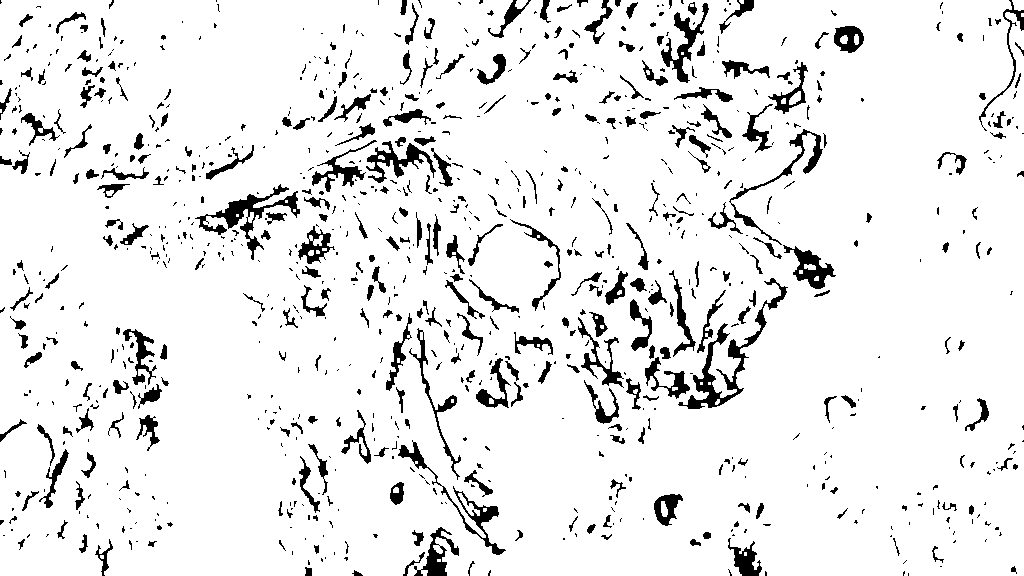
%> input picture sm_mars_RoverData/mars_obstacle_local_height (21).png, 1024 x 576 px; its folder holds 2 pictures in this run
$ octave sm_mars_rover_params.m   (GNU Octave 9; MATLAB toolbox functions it lacks are replaced by stand-ins)
%> lines starting %> are read from the running program, lines starting %| are printed output that depends on the picture; in (x1, y1, x2, y2) boxes, pixels count from 0 and x2, y2 are one past the last pixel; in counts of white or black regions, pixels touching at a corner belong together; the program's own positions count from 1
### sm_mars_RoverData/RoverPathPRM.m
% Replace with the actual filename

% Assumes the variable is named 'map' and is of class binaryOccupancyMap

% Show the

imgb= imread('mars_obstacle_local_height (21).png');
%> imgb is the input picture: size 576x1024 uint8; 91.8% white; 928 black regions (578 under 20 px), largest, box (x1, y1, x2, y2) and area: (678, 278, 788, 409) 1983, (195, 184, 300, 260) 1578, (398, 440, 506, 555) 1161

img=imresize(imgb,0.25);
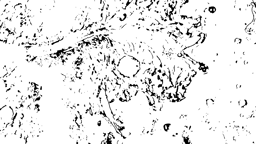
%> img: size 144x256 uint8; min 0, max 255, mean 233.4
grayImg = im2gray(img); % Convert to grayscale

bwImg = imbinarize(grayImg); % Convert to binary map (0s and 1s)
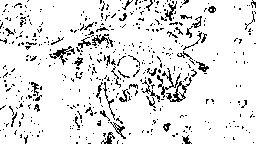
%> bwImg: size 144x256 logical; 90% white; black in thin lines or dots

map = binaryOccupancyMap(~bwImg, 1); % Flip to make white as free space

figure;

show(map);

title('Binary Occupancy Map');

% Robot definition

robot = differentialDriveKinematics("TrackWidth", 1, "VehicleInputs", "VehicleSpeedHeadingRate");

% Inflate map to account for robot size

mapInflated = copy(map);

inflate(mapInflated, robot.TrackWidth/2);

% Create PRM for path planning

prm = robotics.PRM(mapInflated);

prm.NumNodes =5000;

prm.ConnectionDistance = 20;

% Define start and goal locations

startLocation = [50 70]; % Adjust based on your map

endLocation = [225 75]; % Adjust based on your map

% Find the path

path = findpath(prm, startLocation, endLocation);

% Safety check
if isempty(path)
    disp('No path found. Try adjusting NumNodes or ConnectionDistance.');
    return; % Exit before trying to index an empty path
end

row=size(path,1);
% Show PRM and path
show(prm);

% Step 2: Optimize the raw path
options=optimizePathOptions;
options.MinTurningRadius = 2;
options.MaxAngularVelocity=0.01;
options.MaxSolverIteration=5;
optPath = optimizePath(path, mapInflated,options);  % assuming optPath is user-defined
globalPath_x = path(:, 1);  % First column is X
globalPath_y = path(:, 2);  % Second column is Y
show(map);
hold on;
plot(globalPath_x, globalPath_y, 'r-', 'LineWidth', 2);
title('Path Found via PRM');
disp('Map created')

% Compute cumulative distance (arc length)
distances = [0; cumsum(sqrt(diff(globalPath_x).^2 + diff(globalPath_y).^2))];  % Parametrize by real distance

% Define how many smoothed points to generate
numPoints = 300;
tq = linspace(0, distances(end), numPoints);  % Even spacing over arc length

% Perform spline interpolation based on arc length
roverPath_x = spline(distances, globalPath_x, tq);
roverPath_y = spline(distances, globalPath_y, tq);
roverPath_x=roverPath_x';
roverPath_y=roverPath_y';
run("SamplePosition.m");
% Plot smoothed path
figure;
show(map); hold on;
plot(roverPath_x, roverPath_y, 'g-', 'LineWidth', 2);           % Smoothed path
plot(globalPath_x, globalPath_y, 'ro--', 'MarkerSize', 3);
plot(x_sample, y_sample, 'b*', 'MarkerSize',10);  % Dots with specific size
legend('Smoothed Path','Original PRM Waypoints','sample position');
title('Smoothed PRM Path with Arc-Length-Based Spline');

### sm_mars_RoverData/GridSurfaceTerrain.m
%% Split Data from a .mat File

% This script loads a .mat file containing a matrix of 3D points
% and splits that matrix into seperate x, y, and z variable

%% 2. Load the .mat File

% Make sure 'height_points_xyz.mat' is in the current MATLAB folder.
load("height_points_xyz.mat");
run("RoverPathPRM.m");
%> (this line was passed over: binaryOccupancyMap is not available in this run)
%% 3. Identify and Split the Data Matrix

% Now, split the matrix into x, y, and z columns, just like before.
x = points(:, 1);  % First column is X
y = points(:, 2);  % Second column is Y
z = points(:, 3);  % Third column is Z

% Create Grid Vectors & Z height parameters for grid surface block

xg = linspace(min(x), max(x), 256); % x-grid vector
yg = linspace(min(y), max(y), 144); % y-grid vector

% Create an interpolant that fits a surface of the form z = F(x,y)
F = scatteredInterpolant(x,y,z);
z_heights = 0.5*F({xg,yg}); %  Using this syntax to conserve memory when querying a large grid of points.
roverPath_z = 0.5*F(roverPath_x, roverPath_y);
%defining sample position
z_sample=0.5*F(x_sample,y_sample);
run("Initial_orientation.m");
t0 = struct( 'pzOffset', roverPath_z(1)+0.5323, 'yaw', 0, 'pitch', 0, 'roll', 0);
roverPath = struct('x', roverPath_x, 'y', roverPath_y, 't0', t0, 'z', roverPath_z,  'Offset_vis_z', 0.1);% Create a structure with 6 fields
fileName = 'RoverPath.mat'; % Choose a filename
save(fileName, 'roverPath');

### sm_mars_RoverData/rover_params.m
%% Script to setup parameters for the rover

% Copyright 2021-2022 The MathWorks, Inc

%% Rover Assembly Params

Chasis.Top_Frame_R =...
    [   1.0  0  0
    0   0   1.0
    0  -1.0   0 ];

Chasis.Top_Frame_T = [-1.408435770788863e-09 0.360100000000000 -0.099999999882285];


Chasis.R_Frame_R =...
    [0   0   1.0
    1.0   0   0
    0   1.0   0];

Chasis.R_Frame_T = [0.500100000000000 0.170000002063840 0.100000002063841];

Chasis.L_Frame_R = ...
    [0.0  0  -1.0
    1.0   0.0  0
    0  -1.0   0.0];

Chasis.L_Frame_T = [-0.500100000000000 0.169999999356227 0.100000001576468];

Chasis.F4_Frame_R =...
    [1.0  0  0
    0   0   1.0
    0  -1.0   0];

Chasis.F4_Frame_T = [0 0 0];

DiffBar.ToChasis_R = ...
    [1.0 0   0
    0   0  -1.0
    0   1.0   0];
DiffBar.ToChasis_T = [0   0.0401 0] ;

DiffBar.F3_R = ...
    [1.0                   0                   0
    0   0  -1.0
    0   1.0   0];
DiffBar.F3_T = [-0.550000005278643  0   0.000000002311580] ;

DiffBar.F2_R = ...
    [-1.0                   0                   0
    0   0  -1.0
    0  -1.0   0];
DiffBar.F2_T = [0.549999994090071                   0   0.000000007967969] ;


Rtg.R = ...
    [1.0000         0         0
    0   -0.8660    0.5000
    0   -0.5000   -0.8660 ];

Rtg.T = [0.0000    0.3479   -1.0008];


Rtg_Bridge.T1 = [ -0.4400    0.4987   -0.7821];
Rtg_Bridge.T2 = [0.4400    0.4987   -0.7821];

ArmBase.R = ...
    [1.0000         0         0
    0    0.0000    1.0000
    0   -1.0000    0.0000];

ArmBase.T = [0.3800    0.2500    0.9800];

HomePose.R = ...
    [1.0000         0         0
    0    0.0000    1.0000
    0   -1.0000    0.0000];
HomePose.T = [0.3842    0.2251    0.8275];

Target.R = ...
    [1     0     0
    0     1     0
    0     0     1];
Target.T = [-0.0495    0.3775    0.8260];

CameraBase.T = [-0.400 0.3200 0.6500];

% MobilityPrimaryArmR
MPL.SRJ_R = ...
    [1.0000         0         0
    0    0.0000   -1.0000
    0    1.0000    0.0000
    ];
MPL.SRJ_T = [-0.5100   -0.0901    0.0600];

MPL.DR_R =...
    [-1.0000         0         0
    0    0.0000    1.0000
    0    1.0000    0.0000];
MPL.DR_T = [0.0000    0.0600   -0.2000];

MPL.LFB_R = ...
    [ 1.0000         0         0
    0   -1.0000         0
    0         0   -1.0000];
MPL.LFB_T = [0.9950   -0.1950    0.1520];

MPL.CRJ_R = ...
    [1.0000         0         0
    0    0.0000   -1.0000
    0    1.0000    0.0000
    ];
MPL.CRJ_T = [ -0.0000    0.1000   -0.0000];
%L
MPR.SRJ_R = ...
    [1.0000         0         0
    0    0.0000   -1.0000
    0    1.0000    0.0000
    ];
MPR.SRJ_T = [-0.5100   -0.0901   -0.0600];

MPR.DL_R =...
    [1.0000         0         0
    0    0.0000    1.0000
    0    -1.0000    0.0000];
MPR.DL_T = [0.0000    0.0625    0.2000];

MPR.RFB_R = ...
    [ 1.0000         0         0
    0   1.0000         0
    0         0   1.0000];
MPR.RFB_T = [0.9950   -0.1950    -0.1520];

MPR.CRJ_R = ...
    [1.0000         0         0
    0    0.0000   -1.0000
    0    1.0000    0.0000
    ];
MPR.CRJ_T = [ -0.0000    0.1000   -0.0000];
% MSL

MSL.PSJ_R = ...
    [1.0000         0         0
         0    0.0000    1.0000
         0   -1.0000    0.0000];
MSL.PSJ_T = [ 0 0 0];

MSL.SLB_R =...
    [1.0000         0         0
         0    0.0000    1.0000
         0    1.0000    0.0000];
MSL.SLB_T =[-0.4900    0.1100   -0.0950];

MSL.SLM_R = ...
    [1.0000         0         0
         0    0.0000    1.0000
         0   -1.0000    0.0000];
MSL.SLM_T = [0.5122    0.2901   -0.4162];

% MSR

MSR.PSJ_R = ...
    [1.0000         0         0
         0    0.0000    1.0000
         0   -1.0000    0.0000];
MSR.PSJ_T = [ 0 0 0];

MSR.SRB_R =...
    [ 1.0000         0         0
         0   -1.0000         0
         0         0   -1.0000];

MSR.SRB_T =[-0.4900    0.1100   0.0950];

MSR.SRM_R = ...
    [1.0000         0         0
         0    0.0000    1.0000
         0   -1.0000    0.0000];
MSR.SRM_T = [0.5122    0.2901   0.4162];

% SteeringBracket

SB.SRJ_R =...
    [0     0     1
     1     0     0
     0     1     0];
SB.SRJ_T = [0.3201   -0.0200   -0.0000];

SB.WRJ_R =...
    [1     0     0
     0     0     1
     0     -1     0];
SB.WRJ_T = [0.0000    0.0601    0.0000];

% Wheel
Wheel.WRJ_R =...
    [1     0     0
     0     0     1
     0     -1     0];
Wheel.WRJ_T = [0.0000   -0.0201    0.0000];

%
Chassis_L = 2;
Chassis_width = 1.761;
Wheel_Radius = 0.215; %m
rover_accel = 0.5; %m/s^2
t1 = 1; % roverStartTime

%% Wheel Point Cloud

points = stlread('mobility_wheel_outer.stl') ;
all_pts = unique(points.Points,'Rows');

sorted_rows = sortrows(all_pts,2);

outer_rim_pts = sorted_rows((sorted_rows(:,2)== min(sorted_rows(:,2))),:);
r = [sqrt(outer_rim_pts(:,1).^2+ outer_rim_pts(:,3).^2)];
outer_rim_pts = outer_rim_pts(r> 20.801,:);

middle_rim_pts_1 = sorted_rows((sorted_rows(:,2)== median(sorted_rows(:,2))),:);

inner_rim_pts = sorted_rows((sorted_rows(:,2)== max(sorted_rows(:,2))),:);
r = [sqrt(inner_rim_pts(:,1).^2+ inner_rim_pts(:,3).^2)];
inner_rim_pts = inner_rim_pts(r> 20.801,:);

new_wheel_points = [outer_rim_pts ; middle_rim_pts_1; inner_rim_pts];


%% PID Control Parameters for Wheel Speed Control and Steering Control

Kp = 1e4;
Ki = 50 ;
Kd = 0;

Kp_steer = 100;
Ki_steer = 1;
Kd_steer = 1;

%% Spatial Contact Force Block

K = 200000;
D_contact = 1e4;
TW = 0.3;
Mu = 0.8;
Mud = 0.6;
Cv = 1e-2;

%% Other Params

steering_damping = 10;
wheel_damping = 1;
TrqUpLimit = 500;
TrqLoLimit = -500;

### sm_mars_rover_params.m
%% Script to setup parameters for the sm_mars_rover model

% Copyright 2021-2022 The MathWorks, Inc

%% Mars Rover Params

run(['sm_mars_RoverData',filesep,'rover_params']) ;

%% Rigid Terrain Params

run(['sm_mars_RoverData',filesep,'GridSurfaceTerrain']);
%> (this line was passed over: scatteredInterpolant is not available in this run)

%% Sample Position

%> (the run ends here)
